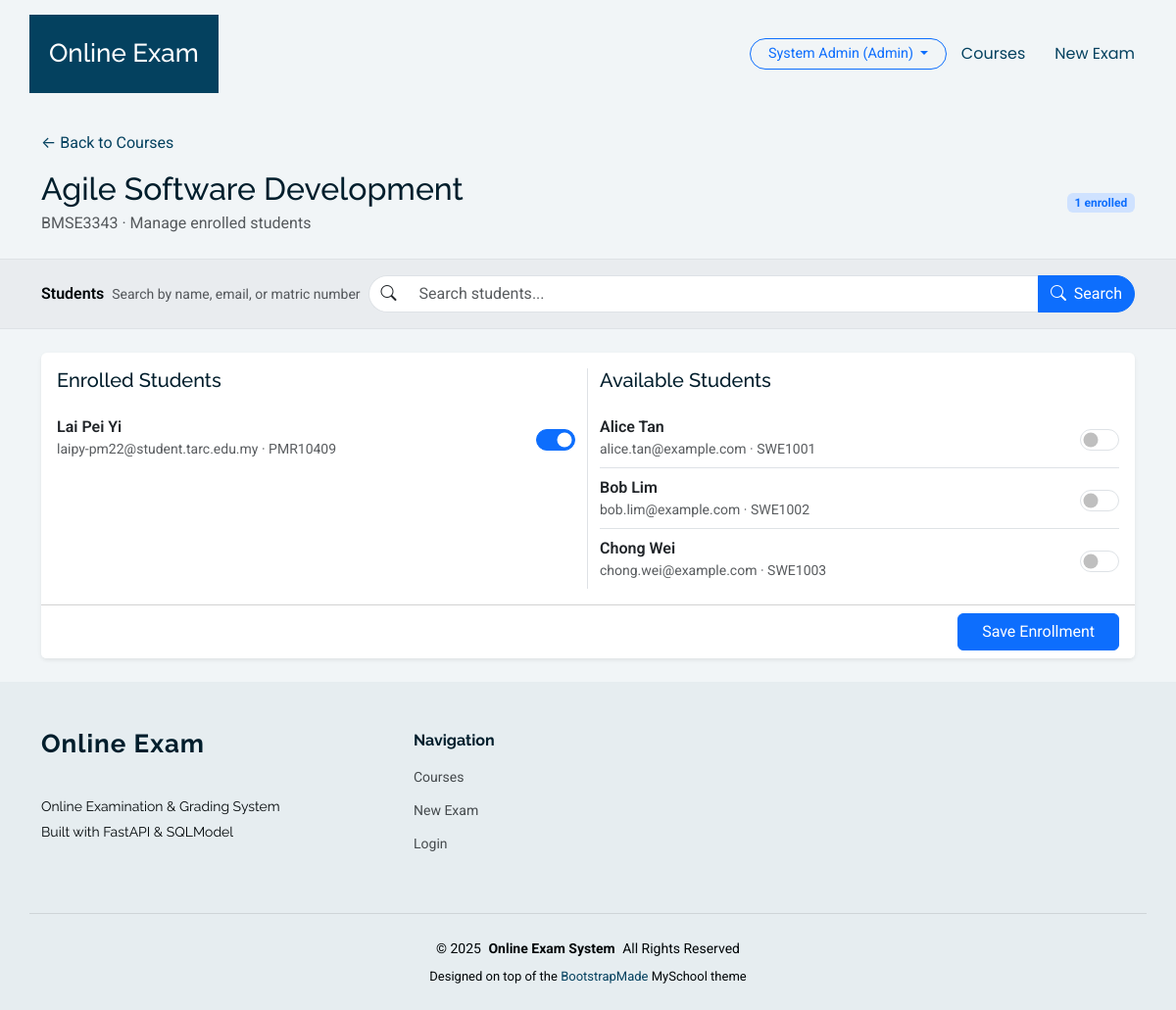
The page /courses/1/enroll (signed in) on the database its author committed.
### app/models.py (models this page shows)
class User(SQLModel, table=True):
    __table_args__ = (UniqueConstraint("email", name="uq_user_email"),)
    id: Optional[int] = Field(default=None, primary_key=True)
    name: str
    email: str  # must be unique
    password_hash: str
    role: str = Field(default="student")  # "admin", "lecturer", "student"
    student_id: Optional[int] = Field(default=None, foreign_key="student.id")
    is_active: bool = Field(default=True)
    created_at: datetime = Field(default_factory=datetime.utcnow)
    title: Optional[str] = None  # Dr., Prof., Assoc. Prof., Mr., Ms., Mrs., Ir., Ts.
    staff_id: Optional[str] = None  # Unique staff/employee ID (for lecturers)
    phone: Optional[str] = None  # Contact number
    last_login: Optional[datetime] = None  # Updated after login
    status: str = Field(default="active")  # active, suspended

class Course(SQLModel, table=True):
    __table_args__ = (UniqueConstraint("code", name="uq_course_code"),)
    id: Optional[int] = Field(default=None, primary_key=True)
    code: str
    name: str
    description: Optional[str] = None
    created_at: datetime = Field(default_factory=datetime.utcnow)

class Student(SQLModel, table=True):
    __table_args__ = (
        UniqueConstraint("matric_no", name="uq_student_matric_no"),
        UniqueConstraint("email", name="uq_student_email"),
    )
    id: Optional[int] = Field(default=None, primary_key=True)
    name: str
    email: str
    matric_no: str
    user_id: Optional[int] = Field(default=None, foreign_key="user.id")
    created_at: datetime = Field(default_factory=datetime.utcnow)
    program: Optional[str] = None  # e.g., "SWE", "BIM"
    year_of_study: Optional[int] = None  # e.g., 1, 2, 3, 4
    phone_number: Optional[str] = None
    gpa: Optional[float] = None

### app/routers/courses.py (the view)
@router.get("/{course_id}/enroll")
def enroll_form(
    course_id: int,
    request: Request,
    q: Optional[str] = Query(None, description="Search students by name, email, or matric"),
    session: Session = Depends(get_session),
    current_user: User = Depends(require_role(["lecturer", "admin"])),
):
    course = _get_course(course_id, session)
    enrollments = session.exec(select(Enrollment).where(Enrollment.course_id == course_id)).all()
    enrolled_ids = {enrollment.student_id for enrollment in enrollments}
    stmt = select(Student)
    if q:
        pattern = f"%{q.strip()}%"
        stmt = stmt.where(
            (Student.name.ilike(pattern))
            | (Student.email.ilike(pattern))
            | (Student.matric_no.ilike(pattern))
        )
    stmt = stmt.order_by(Student.name)
    students = session.exec(stmt).all()
    enrolled_students = [s for s in students if s.id in enrolled_ids]
    available_students = [s for s in students if s.id not in enrolled_ids]
    context = {
        "request": request,
        "course": course,
        "q": q or "",
        "enrolled_students": enrolled_students,
        "available_students": available_students,
        "enrolled_ids": enrolled_ids,
        "enrolled_count": len(enrolled_ids),
        "current_user": current_user,
    }
    return templates.TemplateResponse("courses/enroll.html", context)

### app/templates/courses/enroll.html (shortened to what this page needs)
{% extends "base.html" %}
{% block content %}
<div class="container py-4">
  <a href="/courses/" class="text-decoration-none">&larr; Back to Courses</a>
  <div class="d-flex justify-content-between align-items-center mt-3 flex-wrap gap-2">
    <div>
      <h2 class="mb-1">{{ course.name }}</h2>
      <p class="text-muted mb-0">{{ course.code }} &middot; Manage enrolled students</p>
    </div>
    <span class="badge bg-primary-subtle text-primary">
      {{ enrolled_count }} enrolled
    </span>
  </div>
</div>
<div class="bg-body-secondary border-top border-bottom py-3">
  <div class="container d-flex flex-wrap gap-2 justify-content-between align-items-center">
    <div class="d-flex gap-2 flex-wrap align-items-center">
      <span class="fw-semibold">Students</span>
      <span class="text-muted small">Search by name, email, or matric number</span>
    </div>
    <form class="enroll-search-input flex-grow-1" method="get">
      <div class="input-group">
        <span class="input-group-text bg-white">
          <i class="bi bi-search"></i>
        </span>
        <input name="q" value="{{ q }}" class="form-control" placeholder="Search students...">
        <button class="btn btn-primary" type="submit">
          <i class="bi bi-search me-1"></i> Search
        </button>
      </div>
    </form>
  </div>
</div>
<div class="container my-4">
  <form method="post">
    <div class="card shadow-sm border-0">
      <div class="card-body">
        {% if enrolled_students or available_students %}
        <div class="row g-4">
          <div class="col-lg-6 border-end">
            <h5 class="mb-3">Enrolled Students</h5>
            {% if enrolled_students %}
            <ul class="list-group list-group-flush">
              {% for student in enrolled_students %}
              <li class="list-group-item px-0 d-flex justify-content-between align-items-center">
                <div>
                  <div class="fw-semibold">{{ student.name }}</div>
                  <div class="text-muted small">
                    {{ student.email }} &middot; {{ student.matric_no }}
                  </div>
                </div>
                <div class="form-check form-switch enroll-toggle m-0">
                  <input class="form-check-input" type="checkbox" name="student_ids" value="{{ student.id }}"
                         id="student-{{ student.id }}" checked>
                </div>
              </li>
              {% endfor %}
            </ul>
            {% else %}
            <p class="text-muted small mb-0">
              No students enrolled yet. Use the list on the right to add students.
            </p>
            {% endif %}
          </div>
          <div class="col-lg-6">
            <h5 class="mb-3">Available Students</h5>
            {% if available_students %}
            <ul class="list-group list-group-flush">
              {% for student in available_students %}
              <li class="list-group-item px-0 d-flex justify-content-between align-items-center">
                <div>
                  <div class="fw-semibold">{{ student.name }}</div>
                  <div class="text-muted small">
                    {{ student.email }} &middot; {{ student.matric_no }}
                  </div>
                </div>
                <div class="form-check form-switch enroll-toggle m-0">
                  <input class="form-check-input" type="checkbox" name="student_ids" value="{{ student.id }}"
                         id="student-{{ student.id }}">
                </div>
              </li>
              {% endfor %}
            </ul>
            {% else %}
            <p class="text-muted small mb-0">
              No other students found matching this search.
            </p>
            {% endif %}
          </div>
        </div>
        {% else %}
        <p class="text-muted mb-0">
          No students found. Seed data will be added on startup, or you can create students in Sprint 2.
        </p>
        {% endif %}
      </div>
      <div class="card-footer bg-white d-flex justify-content-end">
        <button class="btn btn-primary px-4" type="submit">Save Enrollment</button>
      </div>
    </div>
  </form>
</div>
{% endblock %}

### app/templates/base.html (shortened to what this page needs)
<!DOCTYPE html>
<html lang="en">
<head>
  <link href="/static/myschool/assets/vendor/bootstrap/css/bootstrap.min.css" rel="stylesheet">
  <link href="/static/myschool/assets/vendor/bootstrap-icons/bootstrap-icons.css" rel="stylesheet">
  <link href="/static/myschool/assets/vendor/aos/aos.css" rel="stylesheet">
  <link href="/static/myschool/assets/vendor/swiper/swiper-bundle.min.css" rel="stylesheet">
  <link href="/static/myschool/assets/vendor/glightbox/css/glightbox.min.css" rel="stylesheet">
  <link href="/static/myschool/assets/css/main.css" rel="stylesheet">
</head>
<body class="index-page">
  <header id="header" class="header d-flex align-items-center sticky-top">
    <div
      class="header-container container-fluid container-xl position-relative d-flex align-items-center justify-content-end">
      <a href="/" class="logo d-flex align-items-center me-auto">
        <h1 class="sitename">Online Exam</h1>
      </a>
      <nav id="navmenu" class="navmenu">
        <ul>
          {% if current_user and (current_user.role == "lecturer" or current_user.role == "admin") %}
          <li><a href="/courses/">Courses</a></li>
          <li><a href="/exams/new">New Exam</a></li>
          {% endif %}
        </ul>
      </nav>
      <div class="d-flex align-items-center gap-2 ms-3 header-user-dropdown">
        {% if current_user %}
          <div class="dropdown">
            <button class="btn btn-outline-primary btn-sm header-auth-btn dropdown-toggle" type="button" id="userMenu"
              data-bs-toggle="dropdown" aria-expanded="false">
              {{ current_user.name }} ({{ current_user.role|capitalize }})
            </button>
          </div>
        {% else %}
          <a href="/auth/login" class="btn btn-outline-primary btn-sm header-auth-btn">Login</a>
          <a href="/auth/register-student" class="btn btn-primary btn-sm header-auth-btn">Student Register</a>
        {% endif %}
      </div>
    </div>
  </header>
  <main class="main">
    {% block content %}{% endblock %}
  </main>
  <footer id="footer" class="footer position-relative light-background">
    <div class="container footer-top">
      <div class="row gy-4">
        <div class="col-lg-4 col-md-6 footer-about">
          <a href="/courses/" class="logo d-flex align-items-center">
            <span class="sitename">Online Exam</span>
          </a>
          <div class="footer-contact pt-3">
            <p>Online Examination &amp; Grading System</p>
            <p>Built with FastAPI &amp; SQLModel</p>
          </div>
        </div>
        <div class="col-lg-2 col-md-3 footer-links">
          <h4>Navigation</h4>
          <ul>
            <li><a href="/courses/">Courses</a></li>
            <li><a href="/exams/new">New Exam</a></li>
            <li><a href="/auth/login">Login</a></li>
          </ul>
        </div>
      </div>
    </div>
    <div class="container copyright text-center mt-4">
      <p>&copy; <span>2025</span> <strong class="px-1 sitename">Online Exam System</strong> <span>All Rights
          Reserved</span></p>
      <div class="credits">
        Designed on top of the <a href="https://bootstrapmade.com/">BootstrapMade</a> MySchool theme
      </div>
    </div>
  </footer>
</body>
</html>

### app/templates/base.html (style rules this page uses)
.header-user-dropdown .dropdown-toggle, .header-auth-btn { border-radius: 999px; padding-inline: 1.1rem; font-size: 0.9rem; }

### app/templates/courses/enroll.html (style rules this page uses)
.enroll-search-input .form-control { border-radius: 999px 0 0 999px; }
.enroll-search-input .input-group-text { border-radius: 999px 0 0 999px; border-right: 0; }
.enroll-search-input .form-control { border-left: 0; }
.enroll-search-input .btn { border-radius: 0 999px 999px 0; }
.enroll-toggle .form-check-input { width: 2.5rem; height: 1.4rem; cursor: pointer; }

### rows shown on the page
User: name "System Admin", role "Admin"
Course: name "Agile Software Development", code "BMSE3343"
Student: name "Lai Pei Yi", email "laipy-pm22@student.tarc.edu.my", matric_no "PMR10409"
Student: name "Alice Tan", email "alice.tan@example.com", matric_no "SWE1001"
Student: name "Bob Lim", email "bob.lim@example.com", matric_no "SWE1002"
Student: name "Chong Wei", email "chong.wei@example.com", matric_no "SWE1003"

### other values the page prints
{{ enrolled_count }} "1"
